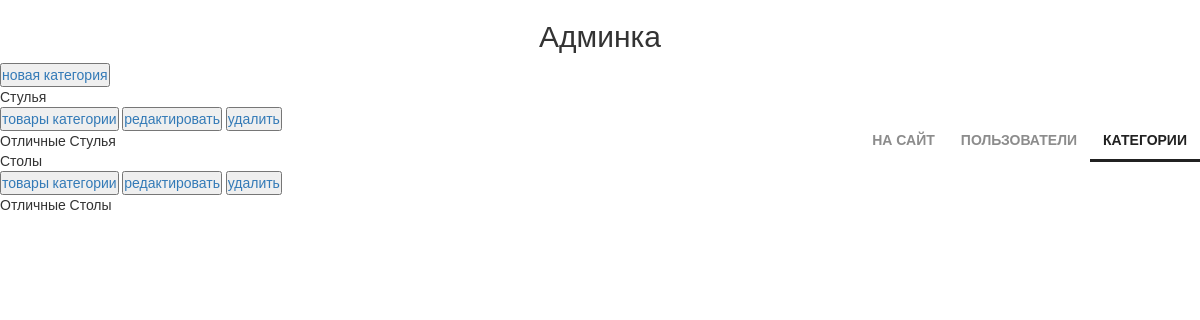
The app's page /admin_staff/categories/read/ (signed in), older data.
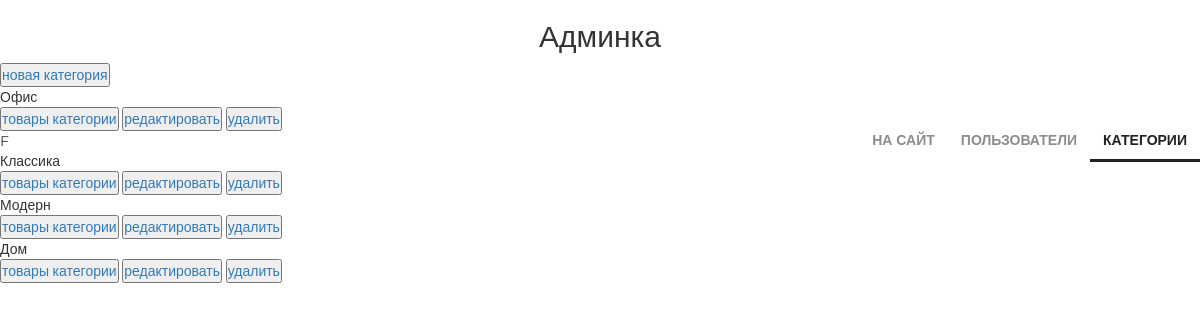
The same page, newer data.
### mainapp/models.py (models this page shows, shortened)
class ProductCategory(models.Model):
    name = models.CharField(verbose_name="имя", max_length=100)
    description = models.TextField(verbose_name="описание", blank=True)
    is_active = models.BooleanField(verbose_name="активна", default=True)

### adminapp/views/category.py (the view)
# urls.py: path("categories/read/", adminapp.categories, name="categories"),
@superuser_required
def categories(request):
    categories = ProductCategory.objects.all().order_by("id")
    return render(
        request,
        "adminapp/category/categories.html",
        context={
            "title": "Категории",
            "objects": categories,
        },
    )

### adminapp/templatetags/my_filter.py (called while the page is built)
@register.filter(name="admin_title")
def sample_text(string):
    return f"Aдминка {string}"

### mainapp/context_processors.py (called while the page is built)
def menu_links(request):
    return {
        "menu_links": [
            {"url": "main", "active": ["main"], "name": "домой"},
            {
                "url": "products:all",
                "active": ["products:all", "products:category"],
                "name": "продукты",
            },
            {"url": "contact", "active": ["contact"], "name": "контакты"},
        ]
    }

### adminapp/templates/adminapp/category/categories.html (shortened to what this page needs)
{% extends 'adminapp/base.html' %}
{% load static %}
{% block content %}
  <div class="categories_list">
    <button class="new_category">
      <a href={% url 'adminapp:category_create' %}>
        новая категория
    </button>
    {% for object in objects %}
    <div class="category_record
        ">
    <div class="category_name">
    {{ object.name|title }}
    </div>
        <div class="category_actions">
          <button>
            <a href={% url 'adminapp:products' object.pk %}>
              товары категории
          </button>
          <button>
            <a href={% url 'adminapp:category_update' object.pk %}>
              редактировать
          </button>
          <button>
            <a href={% url 'adminapp:category_delete' object.pk %}>
              удалить
          </button>
        </div>
        <div class="category_desc">
          {{ object.description|title }}
        </div>
      </div>
    {% endfor%}
  </div>
{% endblock %}

### adminapp/templates/adminapp/base.html (shortened to what this page needs)
<!DOCTYPE html>
{% load static %}
{% load my_filter %}
<html>
<head>
  {% block css %}
    <link rel="stylesheet" href="{% static 'css/bootstrap.min.css' %}">
    <link rel="stylesheet" href="{% static 'css/style.css' %}">
    <link rel="stylesheet" href="{% static 'fonts/font-awesome/css/font-awesome.css' %}">
  {% endblock %}
</head>
<body>
    <div class="admin_container">
      <div class="h2 text-center head">
        Админка
      </div>
      {% block menu %}
        <div class="admin_menu">
          {% include 'adminapp/includes/inc_menu.html' %}
        </div>
      {% endblock %}
      {% block content %}
      {% endblock %}
    </div>
  </body>
</html>

### adminapp/templates/adminapp/includes/inc_menu.html (shortened to what this page needs)
<ul class="menu">
    <li>
      <a href="{% url 'main' %}">
        на сайт
      </a>
    </li>
    <li>
      <a href="{% url 'adminapp:users' %}"
         class="">
        пользователи
      </a>
    </li>
    <li>
      <a href="{% url 'adminapp:categories' %}"
         class="{% if request.resolver_match.url_name == 'categories' or category.name %}
                    active
                {% endif %}">
        категории
      </a>
    </li>
  </ul>

### static/css/style.css (style rules this page uses)
* { margin: 0; padding: 0; }
body { font-family: 'Montserrat', sans-serif; }
html, body { height: 100%; }
.menu { list-style-type: none; margin-top: 67px; float: right; }
.menu li { float: left; }
.menu a { color: #8c8c8c; font-size: 14px; font-weight: 700; text-align: right; text-transform: uppercase; text-decoration: none; padding: 10px 13px; }
.menu .active { color: #212121; font-weight: 700; border-bottom: 3px solid #212121; }

Row changes from the older to the newer data that the page shows:
changed ProductCategory: name "Стулья" → "Офис"; description "Отличные Стулья" → "F"
changed ProductCategory: name "Столы" → "Классика"; description "Отличные Столы" → (not shown)
added ProductCategory: name "Модерн"
added ProductCategory: name "Дом"
